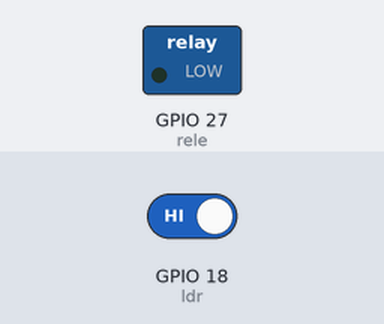
Bench run of a program on a simulated ESP32 board running MicroPython. Parts: switched loads named in the program (green lamp = pin HIGH). Inputs (shaded band) come from the test bench; at power-on: GPIO 18 (ldr) HIGH.

Above: at 1.2 s.
1.3 s: GPIO 18 (ldr) driven LOW
At 3.0 s:
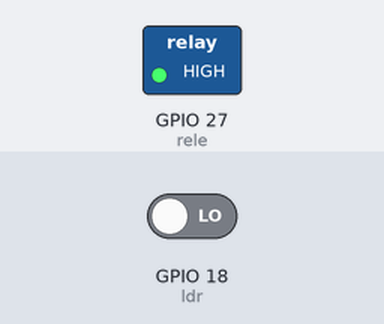
3.5 s: GPIO 18 (ldr) driven HIGH
At 4.5 s:
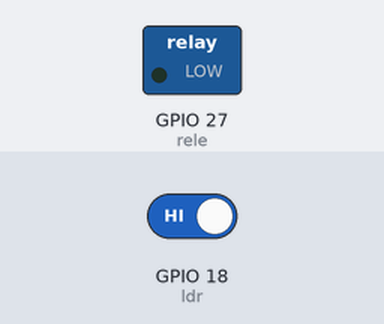
Timing chart, 0 to 6.5 s (numbered marks = the images above; inputs shaded):
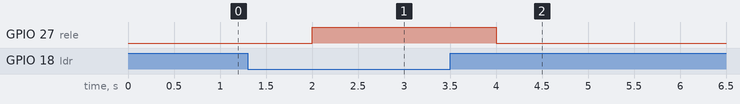

Measured:
- after the input at 1.3 s, GPIO 27 (rele): LOW → HIGH after 0.70 s
- after the input at 3.5 s, GPIO 27 (rele): HIGH → LOW after 0.50 s

The program:

ReleFoco.py
```python
# Integrantes:
# Samuel Jafet Juárez Baliño
# Iván Alejandro Cadena López

# Fecha: 30/09/2025

# Objetivo: Desarrollar un sistema de control automático de iluminación que detecte la presencia o ausencia
# de luz ambiente mediante una fotocelda LDR y active/desactive un foco conectado
# a través de un módulo relevador. El sistema funciona de manera autónoma, encendiendo el foco cuando hay
# oscuridad y apagándolo cuando hay suficiente luz natural.

# Se importa la clase Pin del módulo machine para controlar los pines GPIO del ESP32
from machine import Pin
from time import sleep # Se importa sleep para crear pausas entre lecturas

# Configuración del pin GPIO18 como entrada digital para leer el estado de la fotocelda LDR
# El sensor LDR devuelve:
# 0 (LOW) cuando hay luz
# 1 (HIGH) cuando no hay luz
ldr = Pin(18, Pin.IN)

# Configuración del pin GPIO27 como salida digital para controlar el módulo relevador
# El relevador controla el encendido/apagado del foco:
# 1 (HIGH) activa el relevador y enciende el foco
# 0 (LOW) desactiva el relevador y apaga el foco
rele = Pin(27, Pin.OUT)

# Bucle principal que se ejecuta continuamente para monitorear la luz ambiente
while True:
    # Lee el estado del LDR
    # not ldr.value() invierte la lógica: True cuando no hay luz (ldr.value() == 1)
    if not ldr.value():
        # Si no hay luz, enciende el foco
        rele.value(1) # Activa el relevador para encender el foco
    else:
        # Si hay luz, apaga el foco
        rele.value(0) # Desactiva el relevador para apagar el foco

    # Retardo de 1 segundo antes de la siguiente lectura
    sleep(1)

    
```
